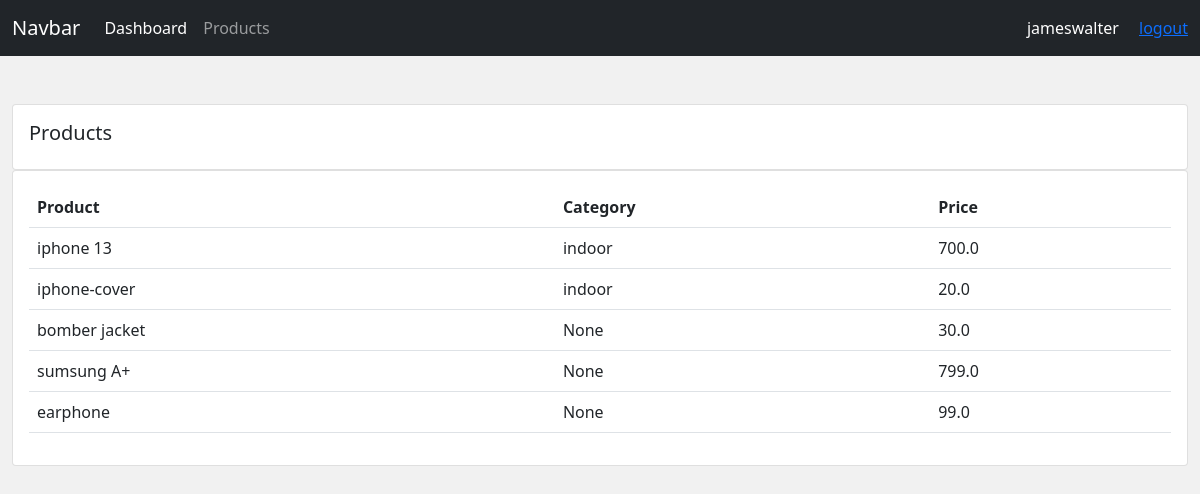
Screenshot of /products/ (signed in) with the database file from the repository.
### accounts/models.py (models this page shows, shortened)
class Product(models.Model):
    category=(
        ('indoor',"In Door"),
        ('outdoor',"Out Door")
    )
    name=models.CharField(max_length=200,null=True)
    price=models.FloatField(null=True)
    category=models.CharField(max_length=200,null=True,blank=True,choices=category)
    created_at=models.DateTimeField(auto_now_add=True)
    tag=models.ManyToManyField(Tag)

### accounts/decorators.py (the view)
        def wrapper(request,*args,**kwargs):#*args and kwargs are to accept id
            if request.user.groups.first().name in roles:
                return view_fun(request,*args,**kwargs) #ordercreate
            else:
                return HttpResponse('you are not authorized.')

### accounts/views.py (called while the page is built)
@login_required(login_url='/login')
@allowed_roles(roles=['admin'])
def products(request):
    products=Product.objects.all()
    return render(request,'accounts/products.html',{
        'products':products
    })

### accounts/templates/accounts/products.html
{% extends 'accounts/master.html' %}
{% block content %}
<div class="row">
    <div class="col-md">
        <div class="card card-body">
            <h5>Products</h5>
        </div>
        <div class="card card-body">
            <table class="table">
                <tr>
                    <th>Product</th>
                    <th>Category</th>
                    <th>Price</th>
                </tr>
                {% for product in products %}
                <tr>
                    <td>{{product.name}}</td>
                    <td>{{product.category}}</td>
                    <td>{{product.price}}</td>
                </tr>
                {% endfor %}
            </table>
        </div>
    </div>
</div>
{% endblock content %}

### accounts/templates/accounts/components/navbar.html (shortened to what this page needs)
<nav class="navbar navbar-expand-lg navbar-dark bg-dark mb-5" >
    <div class="container-fluid">
        <a class="navbar-brand" href="#">Navbar</a>
        <div class="collapse navbar-collapse" id="navbarNav">
            {% if request.user.is_authenticated %}
            <ul class="navbar-nav">
                <li class="nav-item">
                <a class="nav-link active" aria-current="page" href="{% url 'dashboard' %}">Dashboard</a>
                </li>
                <li class="nav-item">
                <a class="nav-link" href="{% url 'products' %}">Products</a>
                </li>
            </ul>
            {% endif %}
        </div>
        {% if request.user.is_authenticated %}
        <div class="text-white">
            <span class="me-3">{{request.user.username}}</span>
            <a href="{% url 'logout' %}">logout</a>
        </div>
        {% else %}
        <div class="text-white">
            <a href="{% url 'login' %}" class="me-3">login</a>
            <a href="{% url 'register' %}">register</a>
        </div>
        {% endif %}
    </div>
</nav>

### accounts/static/accounts/style.css (style rules this page uses)
body { background-color:#f1f1f1; }

### rows the page displays
Product: name "iphone 13", category "indoor", price "700.0"
Product: name "iphone-cover", category "indoor", price "20.0"
Product: name "bomber jacket", category "None", price "30.0"
Product: name "sumsung A+", category "None", price "799.0"
Product: name "earphone", category "None", price "99.0"

### other values shown
{{ request.user.username }} "jameswalter"
